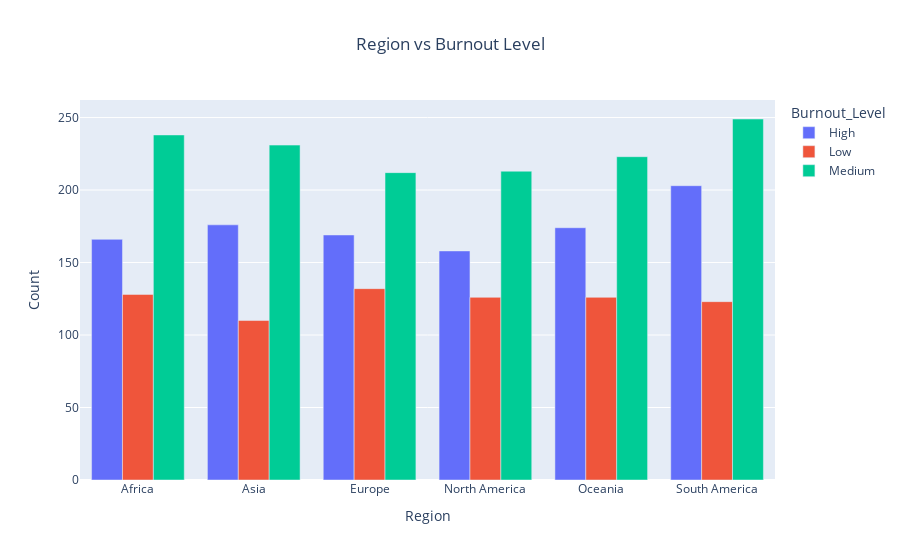

The cell this chart's notebook holds for it:
### Code cell
fig = px.bar( region_burnout, x='Region',y='Count',color='Burnout_Level',barmode='group',title='Region vs Burnout Level')
fig.update_layout(title_x=0.5)
fig.show()

### Figure 1 — Plotly figure (JSON) as saved in the notebook; plotly's stock layout.template omitted (floating-point values rounded to 4 significant figures)
{"data": [{"alignmentgroup": "True", "hovertemplate": "Burnout_Level=High<br>Region=%{x}<br>Count=%{y}<extra></extra>", "legendgroup": "High", "marker": {"color": "#636efa", "pattern": {"shape": ""}}, "name": "High", "offsetgroup": "High", "orientation": "v", "showlegend": true, "textposition": "auto", "type": "bar", "x": ["Africa", "Asia", "Europe", "North America", "Oceania", "South America"], "xaxis": "x", "y": [166, 176, 169, 158, 174, 203], "yaxis": "y"}, {"alignmentgroup": "True", "hovertemplate": "Burnout_Level=Low<br>Region=%{x}<br>Count=%{y}<extra></extra>", "legendgroup": "Low", "marker": {"color": "#EF553B", "pattern": {"shape": ""}}, "name": "Low", "offsetgroup": "Low", "orientation": "v", "showlegend": true, "textposition": "auto", "type": "bar", "x": ["Africa", "Asia", "Europe", "North America", "Oceania", "South America"], "xaxis": "x", "y": [128, 110, 132, 126, 126, 123], "yaxis": "y"}, {"alignmentgroup": "True", "hovertemplate": "Burnout_Level=Medium<br>Region=%{x}<br>Count=%{y}<extra></extra>", "legendgroup": "Medium", "marker": {"color": "#00cc96", "pattern": {"shape": ""}}, "name": "Medium", "offsetgroup": "Medium", "orientation": "v", "showlegend": true, "textposition": "auto", "type": "bar", "x": ["Africa", "Asia", "Europe", "North America", "Oceania", "South America"], "xaxis": "x", "y": [238, 231, 212, 213, 223, 249], "yaxis": "y"}], "layout": {"autosize": true, "barmode": "group", "legend": {"title": {"text": "Burnout_Level"}, "tracegroupgap": 0}, "title": {"text": "Region vs Burnout Level", "x": 0.5}, "xaxis": {"anchor": "y", "autorange": true, "domain": [0, 1], "range": [-0.5, 5.5], "title": {"text": "Region"}, "type": "category"}, "yaxis": {"anchor": "x", "autorange": true, "domain": [0, 1], "range": [0, 262.1], "title": {"text": "Count"}, "type": "linear"}}}
